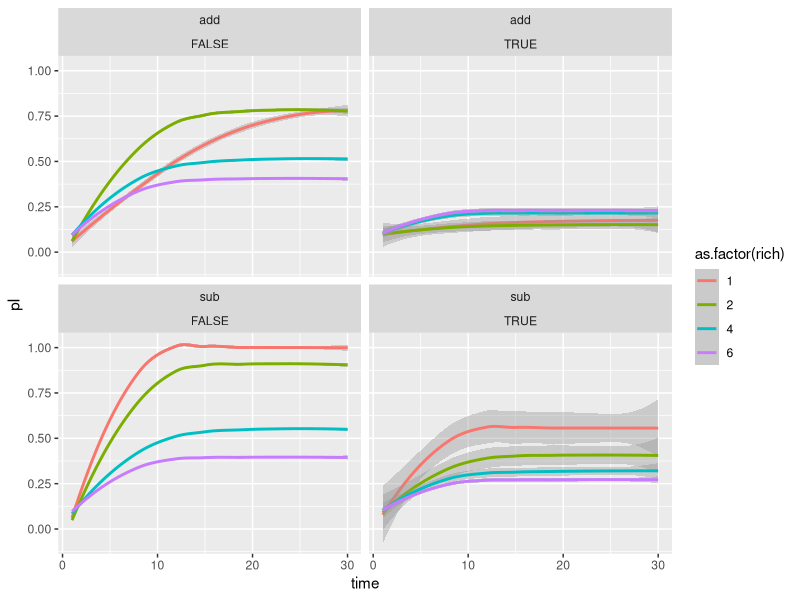
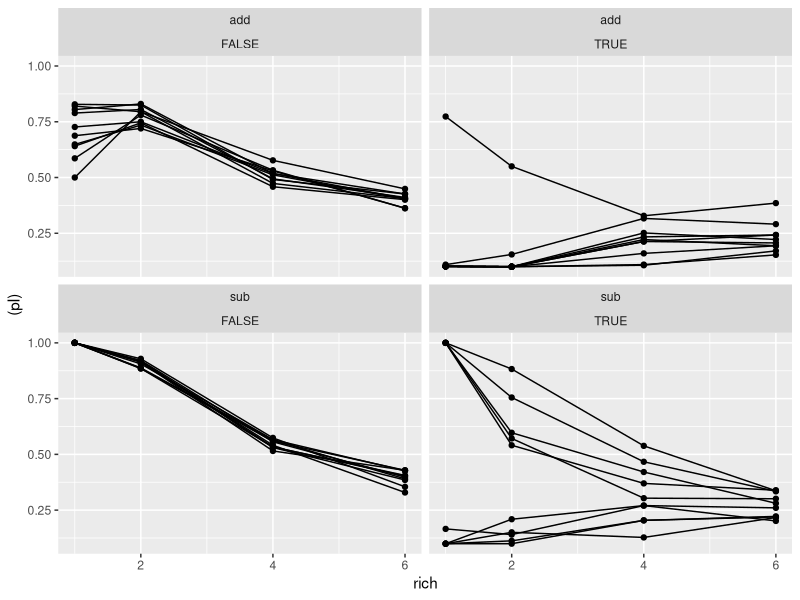
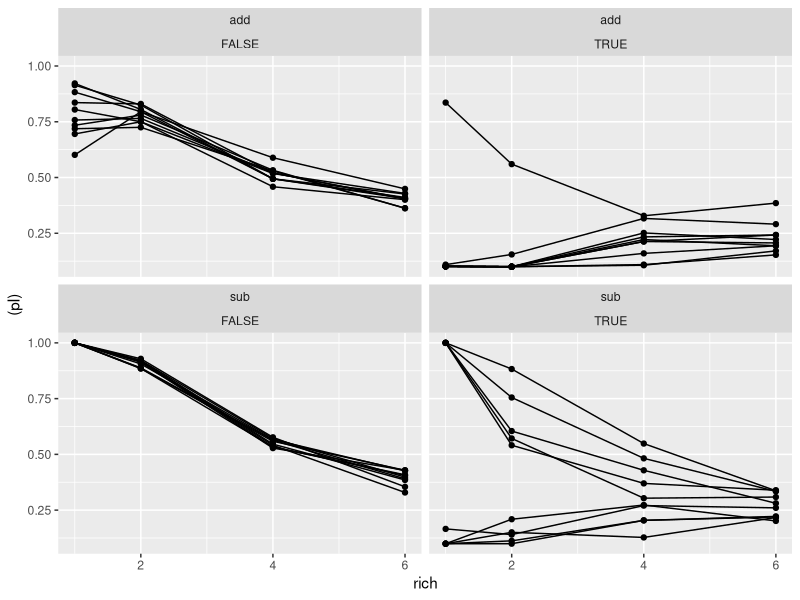
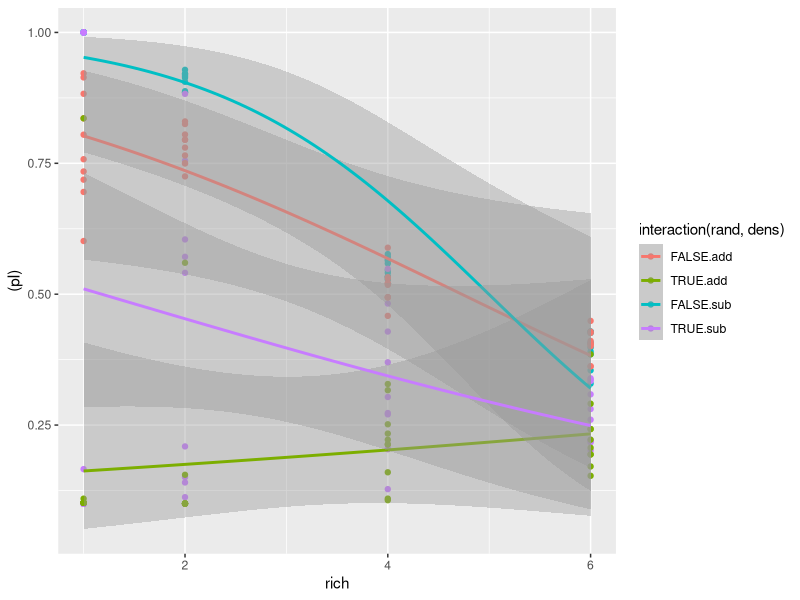
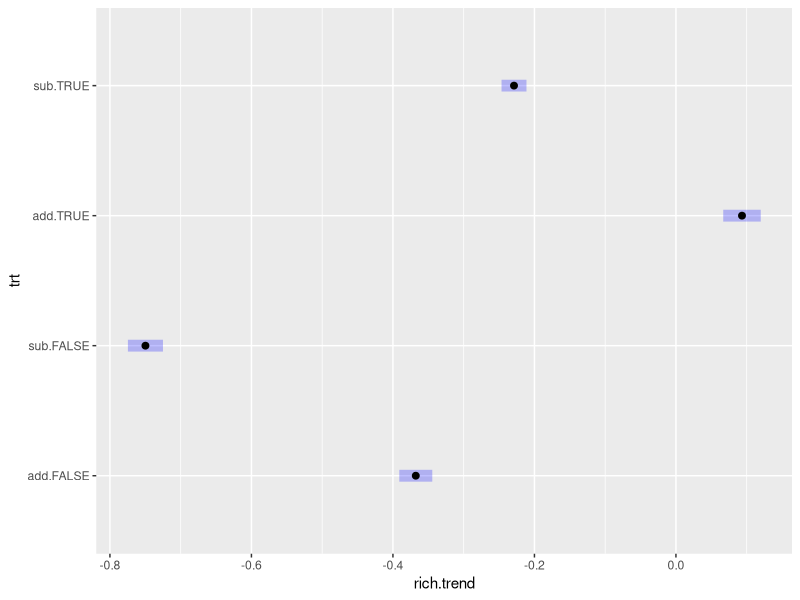
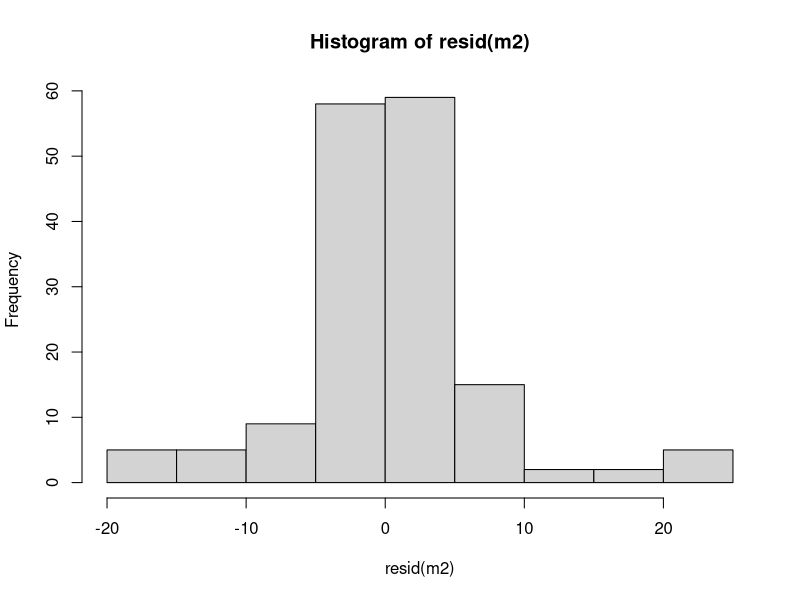
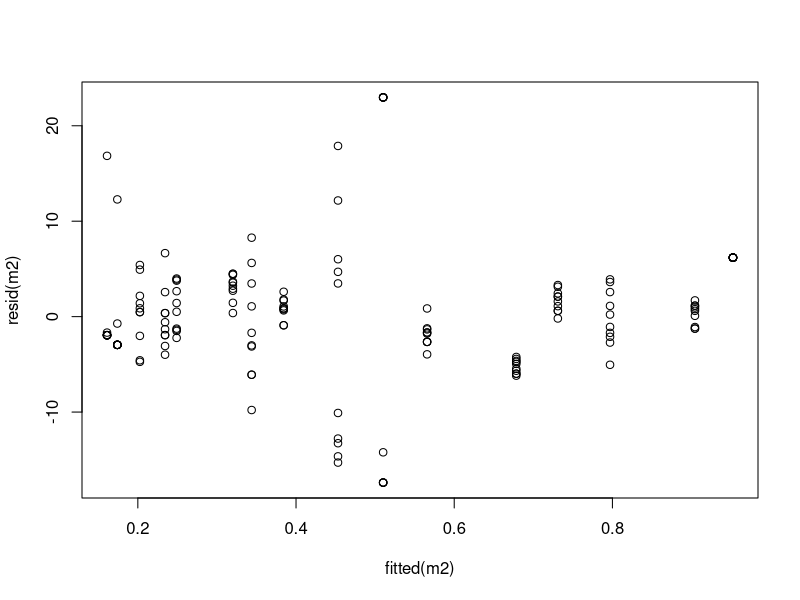
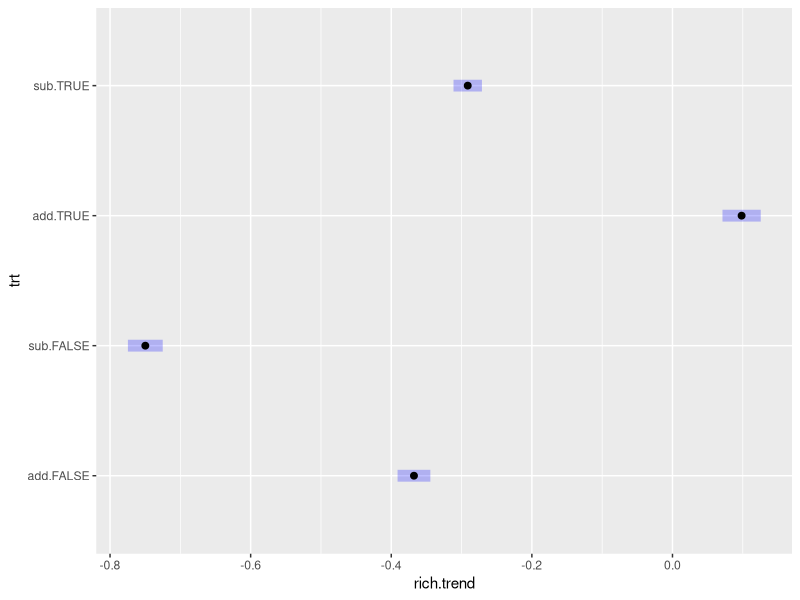

Recreate these plots in R, in order. (Note: this script raises an error after producing the figures.)
## ---- chunk 1
knitr::opts_chunk$set(echo = TRUE)
knitr::opts_knit$set(root.dir = '/Users/lisarosenthal/Desktop/mesocosm expt/mesocosm.git')

library(ggplot2)
library(dplyr)
## ---- chunk 2
#Note on treatment names: rand refers to assembly order, whether it's random (stochastic) or not (determistic). dens is the density treatment: additive or substitutive.
dat <- read.csv("simulation/outputs/moretime_responses.csv")
ggplot(filter(dat, species=="tot"), aes(time, pI))+
  geom_smooth(aes(group=rich,  color=as.factor(rich)))+
  facet_wrap(~dens+rand)
## ---- chunk 3
#t=20
ggplot(filter(dat, species=="tot", time==20), aes(rich, (pI)))+
  geom_point()+
  geom_line(aes(group=interaction( rep)))+
  facet_wrap(~dens+rand)
#t=30
ggplot(filter(dat, species=="tot", time==30), aes(rich, (pI)))+
  geom_point()+
  geom_line(aes(group=interaction( rep)))+
  facet_wrap(~dens+rand)
## ---- chunk 4
dat30 <- dat %>% 
  filter(time==30, species=="tot") %>%  #look at total infections at time final
  mutate(trt = interaction(dens, rand),
         rep2 = interaction(trt, rep), #rep ID in each trt group
         rep3 = case_when(rand==F~"det", T~as.character(rep2))) #assigning repID the same for all deterministic treatments since the species order is always the same.

#look at data
ggplot(dat30, aes(rich, (pI), color=interaction(rand, dens), group=interaction(rand, dens)))+
  geom_point()+
  geom_smooth(method='glm', method.args=list(family='binomial'))

#model from meeting. I care about the slopes. I use lstrends to pull that out with m2. if there's a way that's less black-boxy, I'm interested.
m1 <- glm(cbind(n.I, n.S) ~ dens*rand*rich, data = dat30, family = binomial)
#summary(m1)

m2 <- glm(cbind(n.I, n.S) ~ trt*rich, data = dat30, family = binomial)
#summary(m2)
#summary(m2)
lst <- emmeans::lstrends(m2, "trt", var="rich") #get estimates of how treatment covaries with richness 
plot(lst) #the slopes of the lines. The SE are of the mean slope. Doesn't capture all of the variance in the data.

#model evaluation
hist(resid(m2)) #not very normal!
#qqnorm(resid(m2))+qqline(resid(m2))
plot(resid(m2) ~ fitted(m2))#more variance at lower levels of infection

## ---- chunk 5
#not all of the individuals are estimated. that ok?
m2.1 <- glm(cbind(n.I, n.S) ~ (trt+rep2)*rich, data = dat30, family = binomial) #slope varies with each block.
m2.2 <- glm(cbind(n.I, n.S) ~ trt*rich + rep2, data = dat30, family = binomial) #just intercept varies with each block.
m2.3 <- glm(cbind(n.I, n.S) ~ trt*rich + rep3, data = dat30, family = binomial) #rep3 assigns all of the deterministic blocks as the same.
m2.4 <- glm(cbind(n.I, n.S) ~ (trt+rep3)*rich, data = dat30, family = binomial)

#look at the model
model=m2.3
#summary(model) #lots of unestimated "reps". that ok?
emmeans::lstrends(model, "trt", var="rich") %>% plot #NOTE: A nesting structure was detected in the fitted model: rep2 %in% trt

#model eval. better
plot(resid(model) ~ fitted(model))
hist(resid(model))

#plot predicted. seems like slope should vary with blocks?
pred <- predict(model, type="response")
dat30$pred <- pred
ggplot(dat30, aes(rich, pI, group=rep2))+
  geom_point()+
  geom_line()+
  geom_point(aes(rich, pred), color='blue')+
  geom_line(aes(rich, pred), color='blue')+
  facet_wrap(~dens+rand)

## ---- chunk 6
ggplot(dat30, aes(rich, (n.I), color=interaction(rand, dens), group=interaction(rand, dens)))+
  geom_point()+
  geom_smooth(method='lm')#+
  #facet_wrap(~dens+rand)

m3 <- MASS::glm.nb(n.I ~ trt*rich, data=dat30)
#summary(m3)

lst2 <- emmeans::lstrends(m3, "trt", var="rich") 
plot(lst2)

#model eval
hist(resid(m3))#not normal
#qqnorm(resid(m3))+qqline(resid(m3))
plot(resid(m3) ~ fitted(m3)) #ouch. heteroscedastic. 
## ---- chunk 7
#get slopes and se for each group
#proportion infected
require(nlme)
dat30 <- dat30 %>% mutate(rand=ifelse(rand==F, "deterministic", "stochastic"),
                 dens=ifelse(dens=="sub", "substitutive", "additive"))
m <- lmList(pI ~ rich | rep2, data=dat30)
cm <- coefficients(m)
slopes.pI <- data.frame(rep2 = row.names(cm), slopes.pI = cm[,2])
dat30 <- left_join(dat30, slopes.pI)
head(dat30)

datslopes <- dat30 %>% filter(!duplicated(rep2))

ggplot(datslopes, aes(dens, slopes.pI, group=interaction(rand, dens), fill=rand))+
  geom_boxplot()+
  labs(x="density", y="slopes: incidence") +
  geom_rect(aes(xmin = -Inf, xmax = Inf, ymin = 0, ymax = Inf),fill = "red", alpha = 0.01)+
    geom_rect(aes(xmin = -Inf, xmax = Inf, ymin = -Inf, ymax = 0),fill = "blue", alpha = 0.01)+
    geom_abline(slope = 0, intercept = 0)+
  geom_boxplot()+
    geom_point(position=position_dodge(.75), alpha=.5)+
    scale_fill_grey(start=.9, end=0.6) +
  theme_bw()

#total infected
m <- lmList(n.I ~ rich | rep2, data=dat30)
cm <- coefficients(m)
slopes.nI <- data.frame(rep2 = row.names(cm), slopes.nI = cm[,2])
dat30 <- left_join(dat30, slopes.nI)
head(dat30)
datslopes <- dat30 %>% filter(!duplicated(rep2))

ggplot(datslopes, aes(dens, slopes.nI, group=interaction(rand, dens), fill=rand))+
  geom_boxplot()+
  labs(x="density", y="slopes: total infections") +
  geom_rect(aes(xmin = -Inf, xmax = Inf, ymin = 0, ymax = Inf),fill = "red", alpha = 0.01)+
    geom_rect(aes(xmin = -Inf, xmax = Inf, ymin = -Inf, ymax = 0),fill = "blue", alpha = 0.01)+
    geom_abline(slope = 0, intercept = 0)+
  geom_boxplot()+
    geom_point(position=position_dodge(.75), alpha=.5)+
  scale_fill_grey(start=.9, end=0.6) +
  theme_bw()

#are the slopes different from zero?
#linear model assumes normal distribution and equal variance of the groups: SE the same. bad.
m4 <- lm(slopes.pI ~  -1+ trt, datslopes)
summary(m4)

m5 <- lm(slopes.nI ~ -1 + trt, datslopes)
summary(m5)

#is there a statistical test to say these distributions are different from zero? can I just say the 75th quantile doesn't cross zero?
#one-sample wilcoxon test (nonparametric t-test)
head(datslopes)
unique(datslopes$trt)
#incidence
wilcox.test(datslopes$slopes.pI[datslopes$trt=="sub.FALSE"], conf.int = T)#.002
wilcox.test(datslopes$slopes.pI[datslopes$trt=="sub.TRUE"], conf.int = T)#0.2324
wilcox.test(datslopes$slopes.pI[datslopes$trt=="add.FALSE"], conf.int = T)#.002
wilcox.test(datslopes$slopes.pI[datslopes$trt=="add.TRUE"], conf.int = T)#.084

wilcox.test(datslopes$slopes.nI[datslopes$trt=="sub.FALSE"])#.002
wilcox.test(datslopes$slopes.nI[datslopes$trt=="sub.TRUE"])#0.2324
wilcox.test(datslopes$slopes.nI[datslopes$trt=="add.FALSE"])#.002
wilcox.test(datslopes$slopes.nI[datslopes$trt=="add.TRUE"])#.002

## ---- chunk 8
plotA <- ggplot(dat30, aes(rich, n.I, group=interaction(rand, dens)))+
  geom_point()+
  geom_line(aes(group=rep))+
  facet_wrap(~rand+dens)+
  background_grid(major = "xy", minor = "none") +
  labs(x="richness", y="total infected")
plotB <- ggplot(dat30, aes(rich, pI, group=interaction(rand, dens)))+
  geom_point()+
  geom_line(aes(group=rep))+
  facet_wrap(~rand+dens)+
  background_grid(major = "xy", minor = "none") +
  labs(x="richness", y="proportion infected")

plot_grid(plotA, plotB, labels = c("A", "B"))
## ---- chunk 9
test <- dat30[1:4,]
lm(pI ~ rich, test) #linear relationship between divers and disease.
#nls(pI ~ rich, test)
